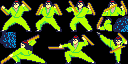

The image is a tile-based game level rendered from a .tmx file. Its description and complete source (layers, tilesets, objects, tile grids) follow:
An orthogonal 16x8 tile map with 8x8 px tiles, 1 tile layer (Tile Layer 1).

<map version="1.10" tiledversion="1.11.2" orientation="orthogonal" renderorder="right-down" width="16" height="8" tilewidth="8" tileheight="8" infinite="0" nextlayerid="2" nextobjectid="1">
 <tileset firstgid="1" name="16 x 16 Sprite sheet" tilewidth="8" tileheight="8" tilecount="2048" columns="32">
  <image source="../Images/gfx2.bmp" width="256" height="512" />
 </tileset>
 <layer id="1" name="Tile Layer 1" width="16" height="8">
  <data encoding="csv">
641,642,643,644,645,646,647,648,649,650,651,652,653,654,655,656,
673,674,675,676,677,678,679,680,681,682,683,684,685,686,687,688,
657,658,659,660,661,662,663,664,665,666,667,668,669,670,671,672,
689,690,691,692,693,694,695,696,697,698,699,700,701,702,703,704,
705,706,707,708,709,710,711,712,713,714,715,716,717,718,719,720,
737,738,739,740,741,742,743,744,745,746,747,748,749,750,751,752,
721,722,723,724,725,726,727,728,729,730,731,732,733,734,735,736,
753,754,755,756,757,758,759,760,761,762,763,764,765,766,767,768
</data>
 </layer>
</map>
